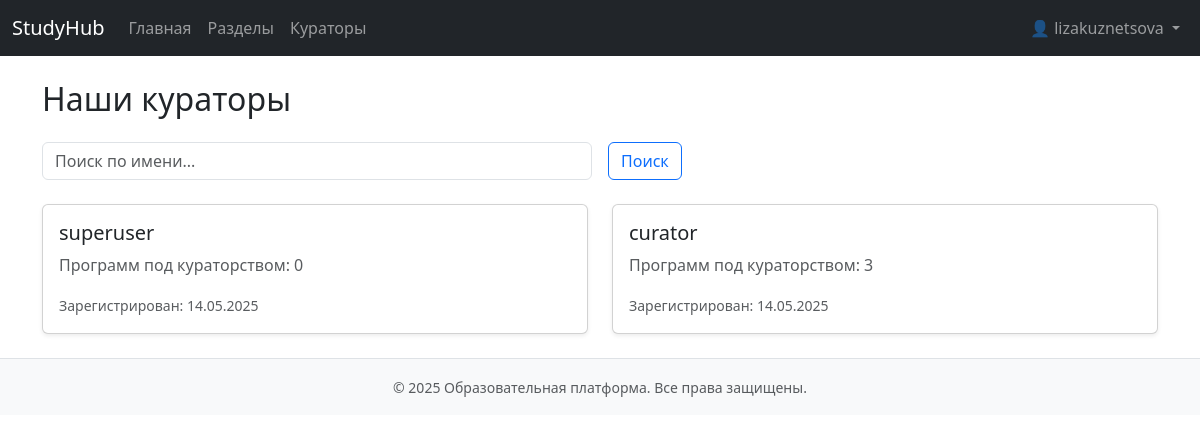
Page /curators/ (signed in) on the committed database.
### app/models.py (models this page shows, shortened)
class Users(AbstractBaseUser, PermissionsMixin):
    first_name = models.CharField(max_length=100, verbose_name="Имя", blank=True)
    last_name = models.CharField(max_length=100, verbose_name="Фамилия", blank=True)
    middle_name = models.CharField(max_length=100, verbose_name="Отчество", blank=True)
    username = models.CharField(max_length=150, unique=True)
    password = models.CharField(max_length=255)
    is_active = models.BooleanField(default=True)
    is_staff = models.BooleanField(default=False)
    is_superuser = models.BooleanField(default=False)
    last_login = models.DateTimeField(null=True, blank=True)
    date_joined = models.DateTimeField(auto_now_add=True)
    createdat = models.DateTimeField(auto_now_add=True)
    groups = models.ManyToManyField(Group, related_name='customuser_set', blank=True)
    user_permissions = models.ManyToManyField(Permission, related_name='customuser_permissions', blank=True)
    favorites = models.ManyToManyField('Program', related_name='favorited_by', blank=True)
    USERNAME_FIELD = 'username'
    objects = UserManager()
    class Meta:
        db_table = 'users'

### app/views.py (the view)
# urls.py: path('curators/', views.curators, name='curators'),
@login_required
def curators(request):
    query = request.GET.get('q', '')
    curators = Users.objects.filter(groups__name='Куратор')
    if query:
        curators = curators.filter(username__icontains=query)
    curators = curators.annotate(programs_count=Count('curated_programs'))
    return render(request, 'curators.html', {'curators': curators, 'query': query})

### app/context_processors.py (called while the page is built)
def user_roles(request):
    if not request.user.is_authenticated:
        return {
            'is_admin': False,
            'is_curator': False,
            'is_user': False,
        }
    is_admin_user = request.user.is_superuser or request.user.groups.filter(name='Администратор').exists()
    is_curator_user = False
    is_participant_user = False
    if not is_admin_user:
        is_curator_user = request.user.groups.filter(name='Куратор').exists()
        if not is_curator_user:
            is_participant_user = request.user.groups.filter(name='Пользователь').exists()
    return {
        'is_admin': is_admin_user,
        'is_curator': is_curator_user,
        'is_user': is_participant_user,
    }

### app/templates/curators.html (shortened to what this page needs)
{% extends 'base.html' %}
{% block content %}
<h2 class="mb-4">Наши кураторы</h2>
<form method="get" class="mb-4 row g-3">
  <div class="col-md-6">
    <input type="text" name="q" class="form-control" placeholder="Поиск по имени..." value="{{ query }}">
  </div>
  <div class="col-md-2">
    <button type="submit" class="btn btn-outline-primary">Поиск</button>
  </div>
</form>
{% if curators %}
  <div class="row row-cols-1 row-cols-md-2 g-4">
    {% for curator in curators %}
      <div class="col">
        <div class="card h-100 shadow-sm">
          <div class="card-body">
            <h5 class="card-title">{{ curator.get_full_name|default:curator.username }}</h5>
            <p class="card-text text-muted">Программ под кураторством: {{ curator.programs_count }}</p>
            <p class="card-text">
              <small class="text-muted">Зарегистрирован: {{ curator.date_joined|date:"d.m.Y" }}</small>
            </p>
          </div>
        </div>
      </div>
    {% endfor %}
  </div>
{% else %}
  <p class="text-muted">Кураторы не найдены.</p>
{% endif %}
{% endblock %}

### app/templates/header.html (shortened to what this page needs)
<nav class="navbar navbar-expand-lg navbar-dark bg-dark">
    <div class="container-fluid">
      <a class="navbar-brand" href="{% url 'index' %}">StudyHub</a>
      <div class="collapse navbar-collapse" id="navbarNav">
        <ul class="navbar-nav me-auto">
          {% if user.is_authenticated %}
            <li class="nav-item"><a class="nav-link" href="{% url 'index' %}">Главная</a></li>
            <li class="nav-item"><a class="nav-link" href="{% url 'sections' %}">Разделы</a></li>
            <li class="nav-item"><a class="nav-link" href="{% url 'curators' %}">Кураторы</a></li>
          {% endif %}
        </ul>
        <ul class="navbar-nav">
          {% if user.is_authenticated %}
            <li class="nav-item dropdown">
              <a class="nav-link dropdown-toggle" href="#" id="profileDropdown" role="button" data-bs-toggle="dropdown" aria-expanded="false">
                👤 {{ user.get_full_name|default:user.username }}
              </a>
            </li>
          {% else %}
            <li class="nav-item"><a class="nav-link" href="{% url 'login' %}">Войти</a></li>
            <li class="nav-item"><a class="nav-link" href="{% url 'register' %}">Регистрация</a></li>
          {% endif %}
        </ul>
      </div>
    </div>
  </nav>

### rows in the picture
Users: get_full_name "lizakuznetsova"
Users: get_full_name "superuser", programs_count "0", date_joined "14.05.2025"
Users: get_full_name "curator", programs_count "3", date_joined "14.05.2025"

### other values in the picture
{{ year|default:2025 }} "2025"
